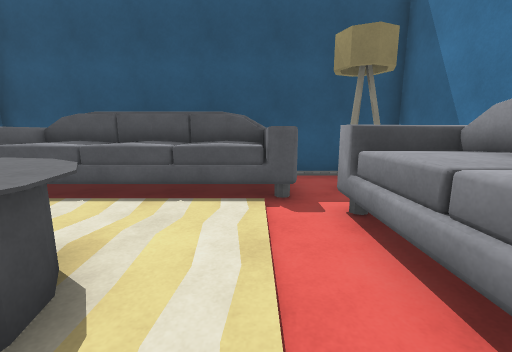
View 1 (above)

16 first-person views from a walk through a scene from a Unity 3-D project. The camera is 1.4 m above the floor, tilts 10° down and sees 90° across. Doors are open. The floor is counted in squares, 1 m on a side. Each view is taken from the middle of a square. On the plan, view 1 faces up. The plan holds only what a view shows up to about 13 squares ahead; the rest is blank. The place goes on beyond the plan. Surface patterns are stand-ins for the level's own textures.

View 2
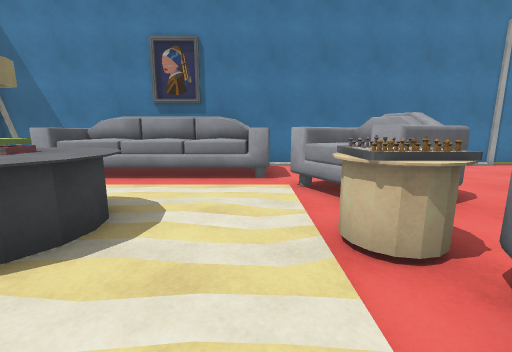

View 3
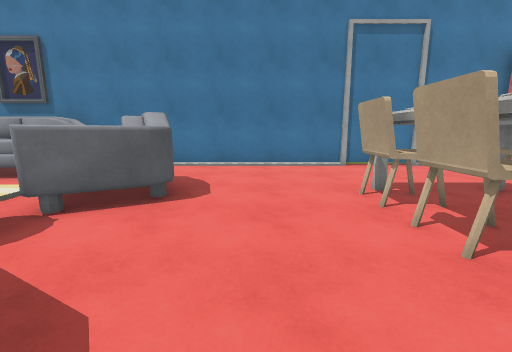

View 4
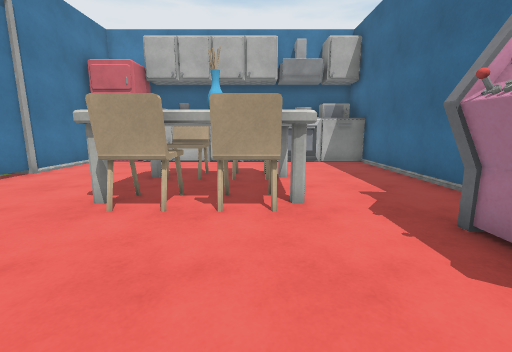

View 5
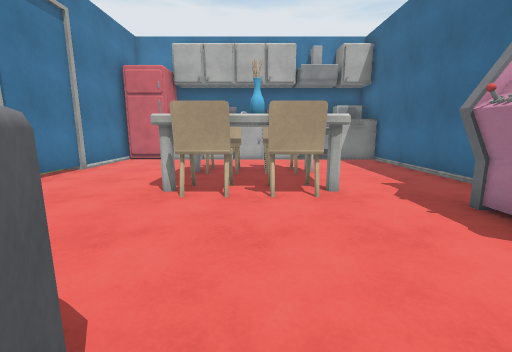

View 6
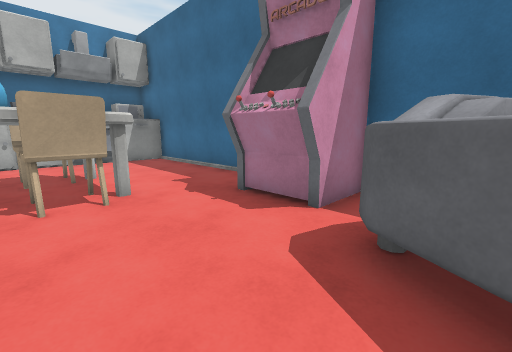

View 7
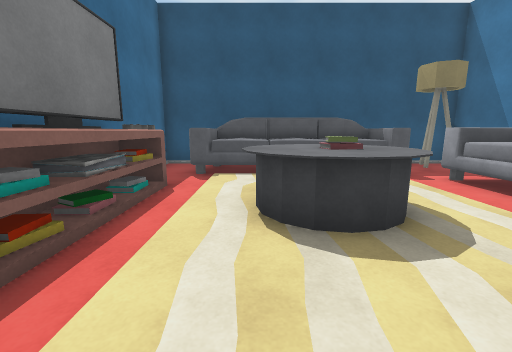

View 8
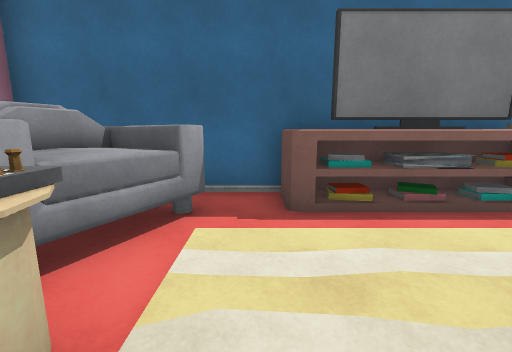

View 9
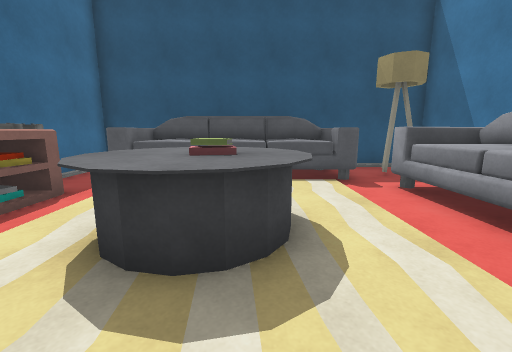

View 10
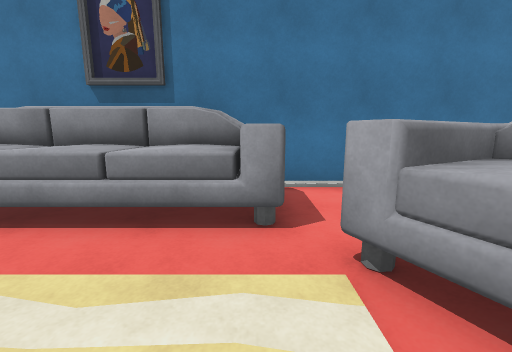

View 11
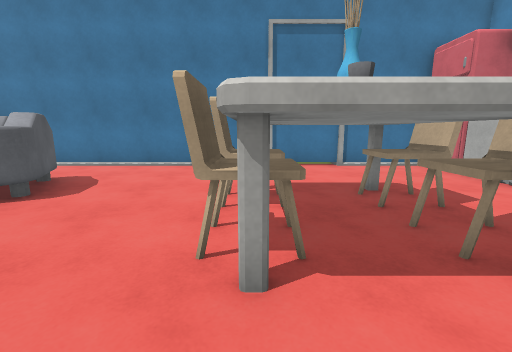

View 12
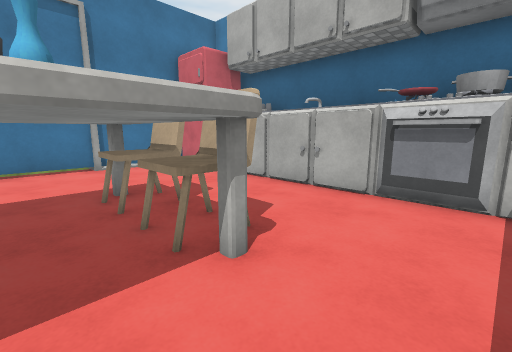

View 13
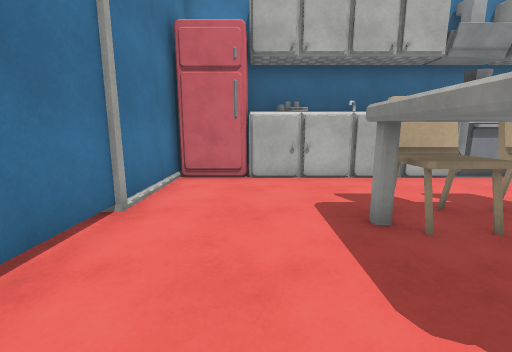

View 14
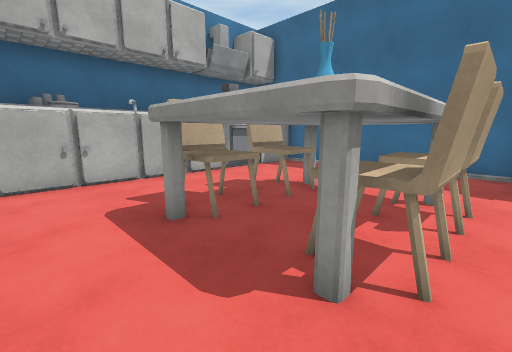

View 15
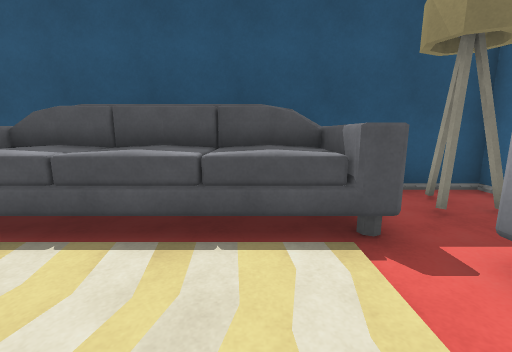

View 16
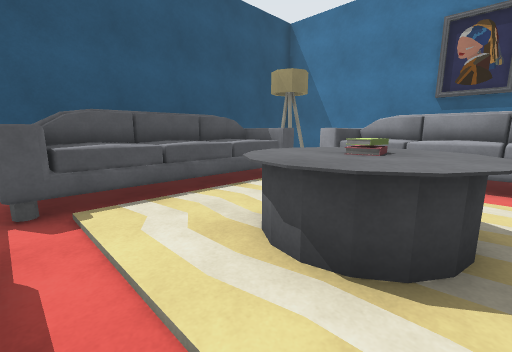

### Floor plan
Key: @ floor where view 1 was taken; # wall or solid block; . floor; D open door; = window, fence, low wall or low ledge; ^ raised ledge; O other object.
Columns run from 8 left of view 1 to 5 right of it. Each row starts with its distance up from view 1.
  8 ####    #####
  7 #.^^^^^##^.O#
  6 #.^^^^^^^^OO #
  5 #.^OO^O^O#.. #
  4 #...    .=^^^#
  3 #O.. O  ..^#
  2 #^..OOO...^#
  1 #O..O.O ..^#
  0 #^.. OO @.^##
 -1 #^..    ..^###
 -2 #...  . ..^^^#
 -3 #.O.....O....#
 -4 #OOOO.OOOO...#
 -5 #OOOO..OOO...#
 -6 #.OO...OO....#
 -7 #............#
 -8   ...........#
 -9   ...........#
-10 #.#..........#
-11 #...O#O#O....#
-12 #...OOOOO....#
-13 #...OOOOO....#
-14 #...OOOOO..DDD
-15 #..........DDD
-16 #............#
-17 #............#
-18 ###########OO#
-19           #OO
-20           #

Where each view was taken, in squares from view 1:
view 1: 0 up, 0 right, facing up
view 2: 2 down, 6 left, facing right
view 3: 8 down, 6 left, facing right
view 4: 6 down, 3 left, facing down
view 5: 5 down, 2 left, facing down
view 6: 5 down, 2 left, facing down-left
view 7: 3 down, 4 left, facing up
view 8: 2 down, 2 left, facing left
view 9: 2 down, 2 left, facing up
view 10: 2 down, 2 left, facing right
view 11: 11 down, 6 left, facing right
view 12: 12 down, 6 left, facing down-right
view 13: 10 down, 2 right, facing down
view 14: 10 down, 2 right, facing down-left
view 15: 2 up, 1 left, facing up
view 16: 0 up, 6 left, facing up-right
